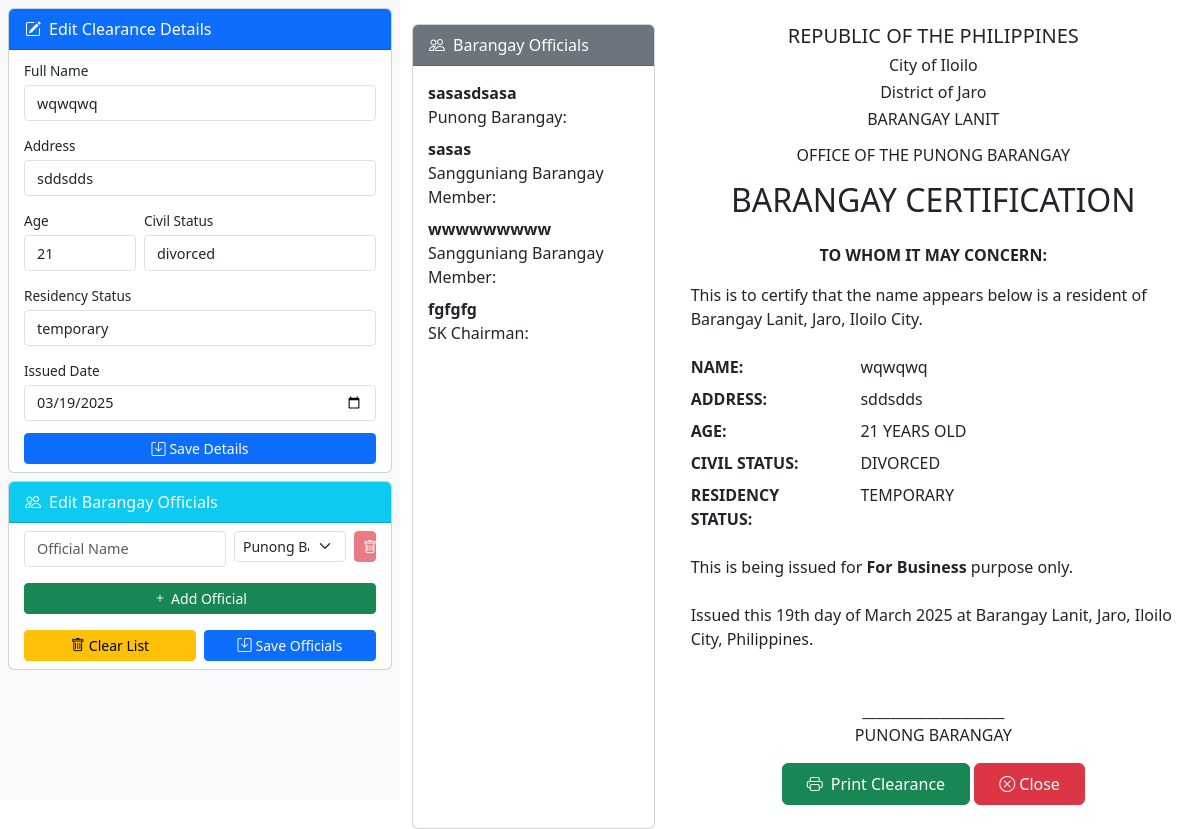
The app's page /Admin/view/documents-edit/edit-brgyclearance.php?id=44 with its own data.
### tables this page shows
CREATE TABLE `request_details` (
  `detail_id` int(11) NOT NULL,
  `request_id` int(11) NOT NULL,
  `fullname` varchar(255) NOT NULL,
  `age` int(3) NOT NULL,
  `address` text NOT NULL,
  `civil_status` varchar(50) NOT NULL,
  `residency_status` varchar(50) NOT NULL,
  `created_at` timestamp NOT NULL DEFAULT current_timestamp()
);

CREATE TABLE `barangay_officials` (
  `id` int(11) NOT NULL,
  `name` varchar(255) NOT NULL,
  `position` varchar(100) NOT NULL,
  `created_at` timestamp NOT NULL DEFAULT current_timestamp(),
  `updated_at` timestamp NOT NULL DEFAULT current_timestamp() ON UPDATE current_timestamp()
);

CREATE TABLE `requests` (
  `request_id` int(11) NOT NULL,
  `user_id` int(11) NOT NULL,
  `document_type` varchar(50) NOT NULL,
  `purpose` text NOT NULL,
  `urgent_request` tinyint(1) NOT NULL DEFAULT 0,
  `processing_fee` decimal(10,2) NOT NULL DEFAULT 0.00,
  `status` enum('pending','processing','ready','completed','rejected','cancelled') NOT NULL DEFAULT 'pending',
  `admin_remarks` text DEFAULT NULL,
  `created_at` timestamp NOT NULL DEFAULT current_timestamp(),
  `updated_at` timestamp NOT NULL DEFAULT current_timestamp() ON UPDATE current_timestamp(),
  `completed_at` timestamp NULL DEFAULT NULL,
  `payment_status` tinyint(1) NOT NULL DEFAULT 0,
  `admin_notes` text DEFAULT NULL,
  `payment_method` varchar(20) DEFAULT 'cash',
  `payment_reference` varchar(100) DEFAULT NULL,
  `payment_proof` varchar(255) DEFAULT NULL,
  `payment_notes` text DEFAULT NULL,
  `payment_date` datetime DEFAULT NULL
);

### Admin/view/documents-edit/edit-brgyclearance.php (the view, shortened to what this page needs)
<?php
$servername = "localhost";
$username = "root";
$password = "";
$dbname = "barangay_request_system";
$requestDetails = null;
$conn = new mysqli($servername, $username, $password, $dbname);
$requestId = intval($_GET['id']);
$requestSql = "SELECT r.*, rd.*, r.document_type, r.purpose
               FROM requests r
               JOIN request_details rd ON r.request_id = rd.request_id
               WHERE r.request_id = ?";
$stmt = $conn->prepare($requestSql);
$stmt->bind_param("i", $requestId);
$stmt->execute();
$result = $stmt->get_result();
if ($result->num_rows > 0) {
    $requestDetails = $result->fetch_assoc();
} else {
    die("Request not found.");
}
$officialsSql = "SELECT * FROM barangay_officials ORDER BY id";
$officialsResult = $conn->query($officialsSql);
$officials = $officialsResult->fetch_all(MYSQLI_ASSOC);
?>
<!DOCTYPE html>
<html lang="en">
<head>
    <link href="https://cdnjs.cloudflare.com/ajax/libs/bootstrap/5.3.0/css/bootstrap.min.css" rel="stylesheet">
    <link rel="stylesheet" href="https://cdnjs.cloudflare.com/ajax/libs/bootstrap-icons/1.10.5/font/bootstrap-icons.min.css">
</head>
<body>
    <div class="container-fluid">
        <div class="row">
            <div class="col-md-4 clearance-form p-2 bg-light no-print">
                <div class="card mb-2">
                    <div class="card-header bg-primary text-white py-2">
                        <i class="bi bi-pencil-square me-2"></i>Edit Clearance Details
                    </div>
                    <div class="card-body py-2">
                        <form method="POST">
                            <div class="row g-2">
                                <div class="col-12 mb-1">
                                    <label class="form-label">Full Name</label>
                                    <input type="text" class="form-control form-control-sm" name="name"
                                        value="<?php echo htmlspecialchars($requestDetails['fullname']); ?>">
                                </div>
                                <div class="col-12 mb-1">
                                    <label class="form-label">Address</label>
                                    <input type="text" class="form-control form-control-sm" name="address"
                                        value="<?php echo htmlspecialchars($requestDetails['address']); ?>">
                                </div>
                                <div class="col-4 mb-1">
                                    <label class="form-label">Age</label>
                                    <input type="number" class="form-control form-control-sm" name="age"
                                        value="<?php echo htmlspecialchars($requestDetails['age']); ?>">
                                </div>
                                <div class="col-8 mb-1">
                                    <label class="form-label">Civil Status</label>
                                    <input type="text" class="form-control form-control-sm" name="civil_status"
                                        value="<?php echo htmlspecialchars($requestDetails['civil_status']); ?>">
                                </div>
                                <div class="col-12 mb-1">
                                    <label class="form-label">Residency Status</label>
                                    <input type="text" class="form-control form-control-sm" name="residency_status"
                                        value="<?php echo htmlspecialchars($requestDetails['residency_status']); ?>">
                                </div>
                                <div class="col-12 mb-1">
                                    <label class="form-label">Issued Date</label>
                                    <input type="date" class="form-control form-control-sm" name="issued_date"
                                        value="<?php echo date('Y-m-d'); ?>">
                                </div>
                            </div>
                            <button type="submit" class="btn btn-primary btn-sm w-100 mt-2">
                                <i class="bi bi-save me-1"></i>Save Details
                            </button>
                        </form>
                    </div>
                </div>
                <div class="card">
                    <div class="card-header bg-info text-white py-2">
                        <i class="bi bi-people me-2"></i>Edit Barangay Officials
                    </div>
                    <div class="card-body py-2">
                        <form id="officialsForm" method="POST" action="update-officials.php">
                            <div id="officialsContainer">
                                <div class="row g-2 official-row mb-2">
                                <div class="col-7">
                                    <input type="text" class="form-control form-control-sm" name="official_names[]"
                                        placeholder="Official Name">
                                </div>
                                    <div class="col-4">
                                        <select class="form-select form-select-sm" name="official_positions[]">
                                            <option value="Punong Barangay" selected>Punong Barangay</option>
                                        </select>
                                    </div>
                                    <div class="col-1">
                                        <button type="button" class="btn btn-danger btn-sm w-100 remove-official" disabled>
                                            <i class="bi bi-trash"></i>
                                        </button>
                                    </div>
                                </div>
                            </div>
                            <button type="button" id="addOfficialBtn" class="btn btn-success btn-sm w-100 mt-2">
                                <i class="bi bi-plus me-1"></i>Add Official
                            </button>
                            <div class="row g-2 mt-2">
                                <div class="col-6">
                                    <button type="button" id="clearOfficialsBtn" class="btn btn-warning btn-sm w-100">
                                        <i class="bi bi-trash me-1"></i>Clear List
                                    </button>
                                </div>
                                <div class="col-6">
                                    <button type="submit" class="btn btn-primary btn-sm w-100">
                                        <i class="bi bi-save me-1"></i>Save Officials
                                    </button>
                                </div>
                            </div>
                        </form>
                    </div>
                </div>
            </div>
            <div class="col-md-8">
                <div class="row">
                    <div class="col-md-4 mt-4 no-print">
                        <div class="card h-100">
                            <div class="card-header bg-secondary text-white">
                                <i class="bi bi-people me-2"></i>Barangay Officials
                            </div>
                            <div class="card-body" data-officials-list>
                            <?php if (!empty($officials)): ?>
                                <ul class="list-unstyled">
                                    <?php foreach ($officials as $official): ?>
                                    <li class="mb-2">
                                        <strong><?php echo htmlspecialchars($official['name']); ?></strong><br>
                                        <?php echo htmlspecialchars($official['position']); ?>:
                                    </li>
                                    <?php endforeach; ?>
                                </ul>
                            <?php else: ?>
                                <p class="text-muted text-center">No officials information available.</p>
                            <?php endif; ?>
                            </div>
                        </div>
                    </div>
                    <div class="col-md-8 p-4">
                        <div class="certificate-preview">
                            <div class="certificate-container">
                                <div class="certificate-content">
                                    <div class="text-center mb-4">
                                        <h5 class="text-uppercase">REPUBLIC OF THE PHILIPPINES</h5>
                                        <h6>City of Iloilo</h6>
                                        <h6>District of Jaro</h6>
                                        <h6>BARANGAY LANIT</h6>
                                        <h6 class="text-center mt-3">OFFICE OF THE PUNONG BARANGAY</h6>
                                        <h2 class="mt-3">BARANGAY CERTIFICATION</h2>
                                    </div>
                                    <div class="mt-4">
                                        <p class="text-center"><strong>TO WHOM IT MAY CONCERN:</strong></p>
                                        <p>This is to certify that the name appears below is a resident of Barangay Lanit, Jaro, Iloilo City.</p>
                                        <div class="row mt-4">
                                            <div class="col-4"><strong>NAME:</strong></div>
                                            <div class="col-8"><?php echo htmlspecialchars($requestDetails['fullname']); ?></div>
                                        </div>
                                        <div class="row mt-2">
                                            <div class="col-4"><strong>ADDRESS:</strong></div>
                                            <div class="col-8"><?php echo htmlspecialchars($requestDetails['address']); ?></div>
                                        </div>
                                        <div class="row mt-2">
                                            <div class="col-4"><strong>AGE:</strong></div>
                                            <div class="col-8"><?php echo htmlspecialchars($requestDetails['age']); ?> YEARS OLD</div>
                                        </div>
                                        <div class="row mt-2">
                                            <div class="col-4"><strong>CIVIL STATUS:</strong></div>
                                            <div class="col-8"><?php echo htmlspecialchars(strtoupper($requestDetails['civil_status'])); ?></div>
                                        </div>
                                        <div class="row mt-2">
                                            <div class="col-4"><strong>RESIDENCY STATUS:</strong></div>
                                            <div class="col-8"><?php echo htmlspecialchars(strtoupper($requestDetails['residency_status'])); ?></div>
                                        </div>
                                        <p class="mt-4">This is being issued for <strong><?php echo htmlspecialchars($requestDetails['purpose']); ?></strong> purpose only.</p>
                                        <p class="mt-4">
                                            Issued this <?php echo date('jS'); ?> day of <?php echo date('F Y'); ?>
                                            at Barangay Lanit, Jaro, Iloilo City, Philippines.
                                        </p>
                                        <div class="text-center mt-5">
                                            <p>____________________<br>
                                            PUNONG BARANGAY</p>
                                        </div>
                                    </div>
                                </div>
                                <div class="mt-3 text-center no-print">
                                    <button class="btn btn-success px-4 py-2" onclick="window.print()">
                                        <i class="bi bi-printer me-2"></i>Print Clearance
                                    </button>
                                    <button type="button" class="btn btn-danger px-4 py-2"
                                        onclick="window.location.href='../request-details.php?id=<?php echo $requestId; ?>'">
                                        <i class="bi bi-x-circle me-1"></i>Close
                                    </button>
                                </div>
                            </div>
                        </div>
                    </div>
                </div>
            </div>
        </div>
    </div>
</body>
</html>

### Admin/view/documents-edit/edit-brgyclearance.php (style rules this page uses)
.clearance-form { max-height: 100vh; overflow-y: auto; padding: 15px; }
.card { margin-bottom: 15px; }
.card-body { padding: 15px; }
.form-label { font-size: 0.85rem; margin-bottom: 0.25rem; }
.form-control { font-size: 0.90rem; padding: 0.375rem 0.75rem; height: calc(1.5em + 0.75rem + 2px); }

### records on screen
request_details: name "wqwqwq", address "sddsdds", age "21", civil_status "divorced", residency_status "temporary", fullname "wqwqwq", civil_status "DIVORCED", residency_status "TEMPORARY", request.purpose "For Business"
barangay_officials: name "sasasdsasa", position "Punong Barangay"
barangay_officials: name "sasas", position "Sangguniang Barangay Member"
barangay_officials: name "wwwwwwwww", position "Sangguniang Barangay Member"
barangay_officials: name "fgfgfg", position "SK Chairman"
